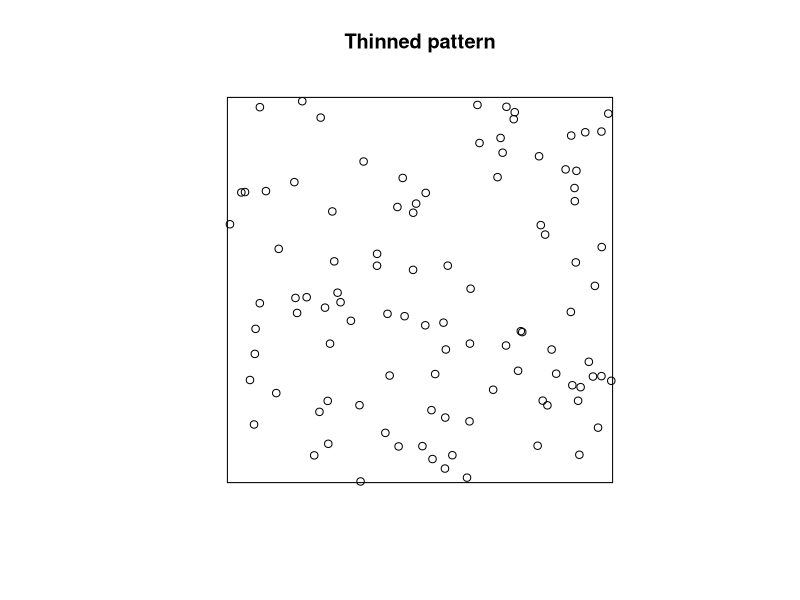
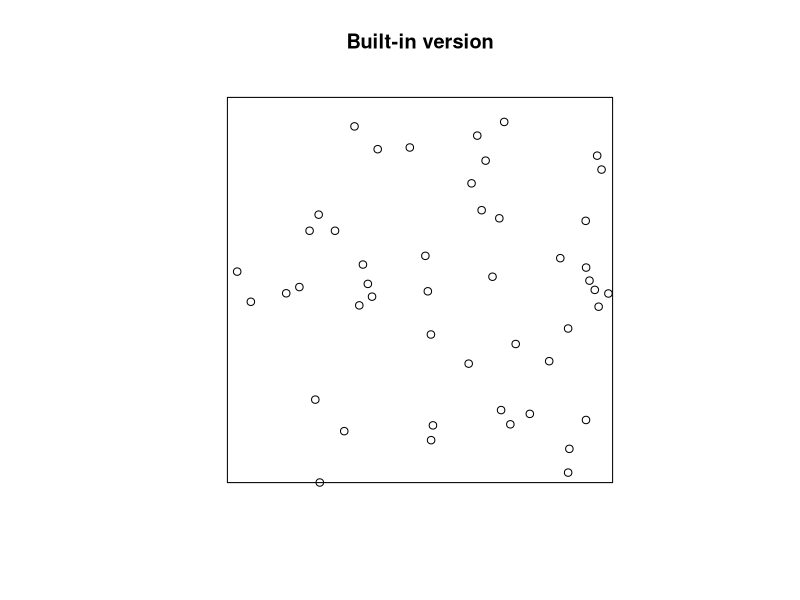
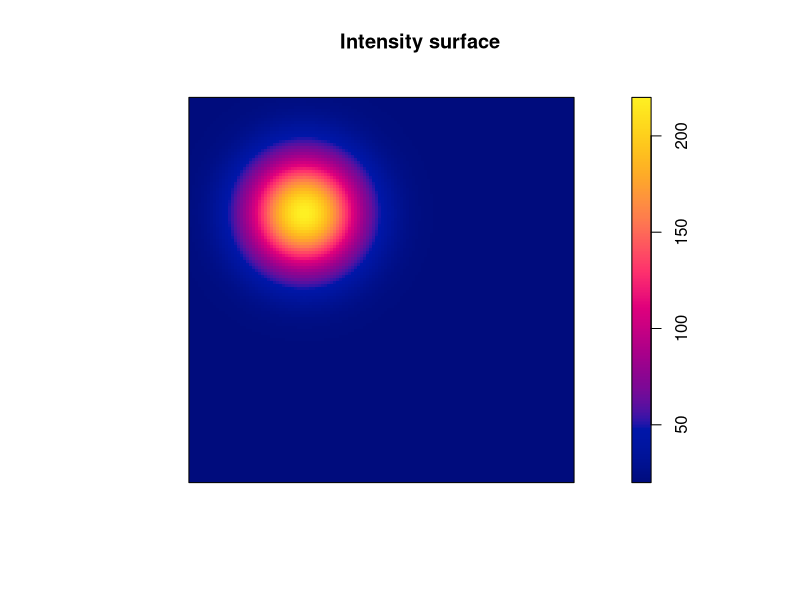
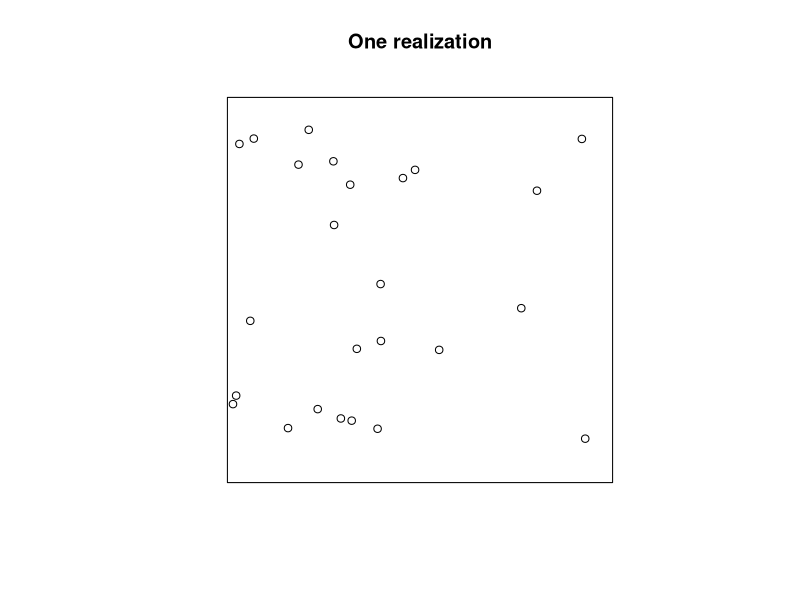

Here is the R script that generated these plots, in order:
## ---- chunk 1
knitr::opts_chunk$set(echo = TRUE)
## ---- chunk 2
library(spatstat)
set.seed(4)

lambda_max <- 100
X <- rpoispp(lambda_max)

p <- 25                      # keep probability for each point: its x-coordinate
Xinhom <- X[runif(npoints(X)) < p]

npoints(Xinhom)
plot(Xinhom, main = 'Thinned pattern')

# The built-in version, for comparison
Xb <- rpoispp(function(x, y) 100 * x)
plot(Xb, main = 'Built-in version')
## ---- chunk 3
res <- replicate(200, {
  X <- rpoispp(100)
  Y <- X[runif(npoints(X)) < X$x]
  c(left = sum(Y$x < 0.5), right = sum(Y$x >= 0.5))
})
rowMeans(res)
## ---- chunk 4
hot <- function(x, y) 200 * exp(-((x - 0.3)^2 + (y - 0.7)^2) / (2 * 0.1^2)) + 20

plot(as.im(hot, owin()), main = 'Intensity surface')
set.seed(5)
Z <- rpoispp(hot, lmax = 220)
plot(Z, main = 'One realization')
